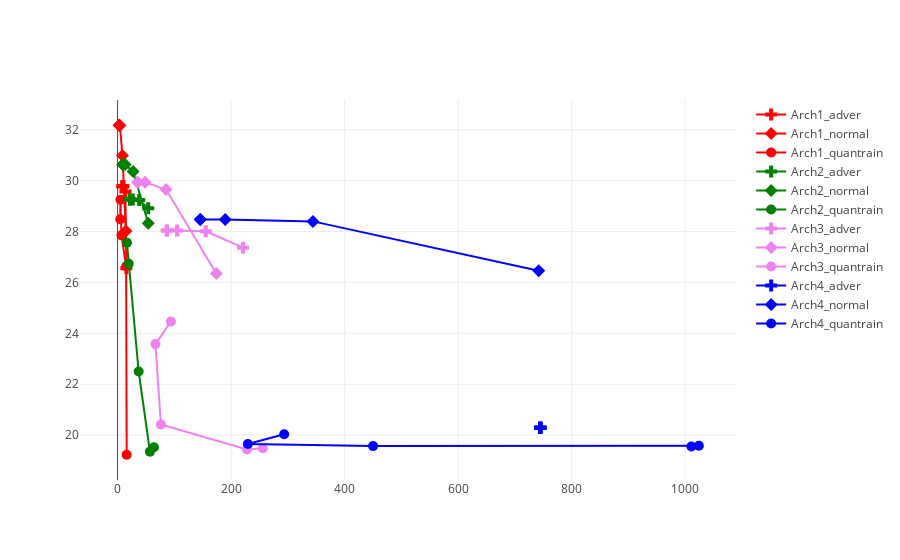

The notebook cell this image was saved under:
### Code cell
file_dict={}
var_dict={}

psnr,bpp=[],[]

trace1_main=[]
trace2_main=[]
trace3_main=[]


file_dict['Arch_1_1']=open('/home/rakshith/Desktop/CHAOSCT/adver/arch1_waac.json')
file_dict['Arch_1_2']=open('/home/rakshith/Desktop/CHAOSCT/normal/quaninf_arch1_waac.json')
file_dict['Arch_1_3']=open('/home/rakshith/Desktop/CHAOSCT/quantrain/quantrain_arch1_waac.json')
for count in range(1,4):

    
    with (file_dict['Arch_1_'+str(count)]) as json_file: 
        
        data = json.load(json_file)
        psnr,bpp=[],[]
        new_bpp=[]
#         mean_x,mean_y=[]

        for p in data:
            psnr.append(p['psnr'])
            bpp.append(p['bpp'])
            
        for row in bpp:

            row[:]=([16 / x for x in row])
            
            new_bpp.append(row[:])

        i=0
        mean_x,mean_y=[],[]
       
        while(i<len(psnr)):

            mean_y.append(statistics.mean(psnr[i]))
            mean_x.append(statistics.mean(new_bpp[i]))
            i=i+1
            
    trace1 = go.Scatter(
    x = mean_x,
    y = mean_y,
    marker={'symbol': 'cross', 'size': 10,'color':'red'},
    mode = 'lines+markers',
    name = 'Arch1_adver')
    
    trace2 = go.Scatter(
    x = mean_x,
    y = mean_y,
    marker={'symbol': 'diamond', 'size': 10,'color':'red'},
    mode = 'lines+markers',
    name = 'Arch1_normal')
 
    trace3 = go.Scatter(
    x = mean_x,
    y = mean_y,
    marker={'symbol': 'circle', 'size': 10,'color':'red'},
    mode = 'lines+markers',
    name = 'Arch1_quantrain')

    
    trace1_main.append(trace1)
    trace2_main.append(trace2)
    trace3_main.append(trace3)
    
file_dict['Arch_2_1']=open('/home/rakshith/Desktop/CHAOSCT/adver/arch2_waac.json')
file_dict['Arch_2_2']=open('/home/rakshith/Desktop/CHAOSCT/normal/quaninf_arch2_waac.json')
file_dict['Arch_2_3']=open('/home/rakshith/Desktop/CHAOSCT/quantrain/quantrain_arch2_waac.json')
for count in range(1,4):

    
    with (file_dict['Arch_2_'+str(count)]) as json_file: 
        
        data = json.load(json_file)
        psnr,bpp=[],[]
        new_bpp=[]
#         mean_x,mean_y=[]

        for p in data:
            psnr.append(p['psnr'])
            bpp.append(p['bpp'])
            
        for row in bpp:

            row[:]=([16 / x for x in row])
            
            new_bpp.append(row[:])

        i=0
        mean_x,mean_y=[],[]
       
        while(i<len(psnr)):
            mean_y.append(statistics.mean(psnr[i]))
            mean_x.append(statistics.mean(new_bpp[i]))
            i=i+1
            
    trace1 = go.Scatter(
    x = mean_x,
    y = mean_y,
    marker={'symbol': 'cross', 'size': 10,'color':'green'},
    mode = 'lines+markers',
    name = 'Arch2_adver'
  )
    
    trace2 = go.Scatter(
    x = mean_x,
    y = mean_y,
    marker={'symbol': 'diamond', 'size': 10,'color':'green'},
    mode = 'lines+markers',
    name = 'Arch2_normal'
  )
 
    trace3 = go.Scatter(
    x = mean_x,
    y = mean_y,
    marker={'symbol': 'circle', 'size': 10,'color':'green'},
    mode = 'lines+markers',
    name = 'Arch2_quantrain')

    
    trace1_main.append(trace1)
    trace2_main.append(trace2)
    trace3_main.append(trace3)

                  

file_dict['Arch_3_1']=open('/home/rakshith/Desktop/CHAOSCT/adver/arch3_waac.json')
file_dict['Arch_3_2']=open('/home/rakshith/Desktop/CHAOSCT/normal/quaninf_arch3_waac.json')
file_dict['Arch_3_3']=open('/home/rakshith/Desktop/CHAOSCT/quantrain/quantrain_arch3_waac.json')
for count in range(1,4):

    
    with (file_dict['Arch_3_'+str(count)]) as json_file: 
        
        data = json.load(json_file)
        psnr,bpp=[],[]
        new_bpp=[]
#         mean_x,mean_y=[]

        for p in data:
            psnr.append(p['psnr'])
            bpp.append(p['bpp'])
            
        for row in bpp:

            row[:]=([16 / x for x in row])
            
            new_bpp.append(row[:])

        i=0
        mean_x,mean_y=[],[]
       
        while(i<len(psnr)):
            mean_y.append(statistics.mean(psnr[i]))
            mean_x.append(statistics.mean(new_bpp[i]))
            i=i+1
            
    trace1 = go.Scatter(
    x = mean_x,
    y = mean_y,
    marker={'symbol': 'cross', 'size': 10,'color':'violet'},
    mode = 'lines+markers',
    name = 'Arch3_adver'
  )
    
    trace2 = go.Scatter(
    x = mean_x,
    y = mean_y,
    marker={'symbol': 'diamond', 'size': 10,'color':'violet'},
    mode = 'lines+markers',
    name = 'Arch3_normal'
  )
 
    trace3 = go.Scatter(
    x = mean_x,
    y = mean_y,
    marker={'symbol': 'circle', 'size': 10,'color':'violet'},
    mode = 'lines+markers',
    name = 'Arch3_quantrain')

    
    trace1_main.append(trace1)
    trace2_main.append(trace2)
    trace3_main.append(trace3)
    
file_dict['Arch_4_1']=open('/home/rakshith/Desktop/CHAOSCT/adver/arch4_waac.json')
file_dict['Arch_4_2']=open('/home/rakshith/Desktop/CHAOSCT/normal/quaninf_arch4_waac.json')
file_dict['Arch_4_3']=open('/home/rakshith/Desktop/CHAOSCT/quantrain/quantrain_arch4_waac.json')
for count in range(1,4):

    
    with (file_dict['Arch_4_'+str(count)]) as json_file: 
        
        data = json.load(json_file)
        psnr,bpp=[],[]
        new_bpp=[]
#         mean_x,mean_y=[]

        for p in data:
            psnr.append(p['psnr'])
            bpp.append(p['bpp'])
            
        for row in bpp:

            row[:]=([16 / x for x in row])
            
            new_bpp.append(row[:])

        i=0
        mean_x,mean_y=[],[]
       
        while(i<len(psnr)):
            mean_y.append(statistics.mean(psnr[i]))
            mean_x.append(statistics.mean(new_bpp[i]))
            i=i+1
            
    trace1 = go.Scatter(
    x = mean_x,
    y = mean_y,
    marker={'symbol': 'cross', 'size': 10,'color':'blue'},
    mode = 'lines+markers',
    name = 'Arch4_adver'
  )
    
    trace2 = go.Scatter(
    x = mean_x,
    y = mean_y,
    marker={'symbol': 'diamond', 'size': 10,'color':'blue'},
    mode = 'lines+markers',
    name = 'Arch4_normal'
  )
 
    trace3 = go.Scatter(
    x = mean_x,
    y = mean_y,
    marker={'symbol': 'circle', 'size': 10,'color':'blue'},
    mode = 'lines+markers',
    name = 'Arch4_quantrain')

    
    trace1_main.append(trace1)
    trace2_main.append(trace2)
    trace3_main.append(trace3)  
    
    
data=[trace1_main[0],trace2_main[1],trace3_main[2],trace1_main[3],trace2_main[4],trace3_main[5],trace1_main[6],trace2_main[7],trace3_main[8],trace1_main[9],trace2_main[10],trace3_main[11]]
layout = go.Layout(
    xaxis=dict(
        
        )
)
fig = dict(data=data,layout=layout)
plotly.offline.iplot(fig, filename='Mean_graph')
 
        



    



# pio.write_image(fig, 'images/fig1.png')

### Figure 1 — Plotly figure (JSON) as saved in the notebook; plotly's stock layout.template omitted (floating-point values rounded to 4 significant figures)
{"data": [{"marker": {"color": "red", "size": 10, "symbol": "cross"}, "mode": "lines+markers", "name": "Arch1_adver", "type": "scatter", "uid": "eb31008d-2809-4970-9f4e-92937d4f6f23", "x": [8.432, 8.432, 10.41, 13.78, 15.43], "y": [29.78, 29.78, 29.78, 29.57, 26.56]}, {"marker": {"color": "red", "size": 10, "symbol": "diamond"}, "mode": "lines+markers", "name": "Arch1_normal", "type": "scatter", "uid": "61605a78-a78e-45dd-b78c-50bb922218a1", "x": [2.749, 2.749, 4.061, 8.521, 14.66], "y": [32.18, 32.18, 32.17, 30.99, 28.02]}, {"marker": {"color": "red", "size": 10, "symbol": "circle"}, "mode": "lines+markers", "name": "Arch1_quantrain", "type": "scatter", "uid": "d910e442-5113-4d10-9534-b293588014a0", "x": [4.688, 4.913, 6.812, 15.06, 16], "y": [28.48, 29.25, 27.85, 26.63, 19.23]}, {"marker": {"color": "green", "size": 10, "symbol": "cross"}, "mode": "lines+markers", "name": "Arch2_adver", "type": "scatter", "uid": "ea14c1da-7243-480e-8dd8-c8eaf5dff3df", "x": [21.86, 21.86, 26.81, 38.13, 53.94], "y": [29.26, 29.26, 29.26, 29.24, 28.92]}, {"marker": {"color": "green", "size": 10, "symbol": "diamond"}, "mode": "lines+markers", "name": "Arch2_normal", "type": "scatter", "uid": "0ed6e060-a7c9-4aaf-a09d-8d0fdb3cfc4f", "x": [9.116, 9.116, 13.33, 27.23, 54.02], "y": [30.63, 30.63, 30.63, 30.36, 28.32]}, {"marker": {"color": "green", "size": 10, "symbol": "circle"}, "mode": "lines+markers", "name": "Arch2_quantrain", "type": "scatter", "uid": "65384fa7-abe8-4a1d-ab02-7564c41c5296", "x": [19.64, 16.53, 37.12, 56.95, 64], "y": [26.74, 27.56, 22.5, 19.35, 19.53]}, {"marker": {"color": "violet", "size": 10, "symbol": "cross"}, "mode": "lines+markers", "name": "Arch3_adver", "type": "scatter", "uid": "8a26dc1c-154e-4c31-8220-f485856482da", "x": [86.72, 86.72, 105.0, 155.4, 221.1], "y": [28.04, 28.04, 28.04, 28.01, 27.37]}, {"marker": {"color": "violet", "size": 10, "symbol": "diamond"}, "mode": "lines+markers", "name": "Arch3_normal", "type": "scatter", "uid": "683a829d-2ccb-4d7c-a007-3da91a60af20", "x": [35.24, 35.24, 48.4, 85.41, 174.0], "y": [29.94, 29.94, 29.94, 29.65, 26.35]}, {"marker": {"color": "violet", "size": 10, "symbol": "circle"}, "mode": "lines+markers", "name": "Arch3_quantrain", "type": "scatter", "uid": "a99e15b8-7087-43ae-a4ea-8cd143c3ec5b", "x": [93.95, 66.65, 76.37, 228.0, 256], "y": [24.47, 23.58, 20.42, 19.44, 19.49]}, {"marker": {"color": "blue", "size": 10, "symbol": "cross"}, "mode": "lines+markers", "name": "Arch4_adver", "type": "scatter", "uid": "e59149a0-d756-4f34-91a8-3b3863fabeaf", "x": [744.7, 744.7, 744.7, 744.7, 744.7], "y": [20.29, 20.29, 20.29, 20.29, 20.29]}, {"marker": {"color": "blue", "size": 10, "symbol": "diamond"}, "mode": "lines+markers", "name": "Arch4_normal", "type": "scatter", "uid": "3e394b19-b723-434d-be48-431552cdbaf1", "x": [145.6, 145.6, 189.6, 344.2, 741.8], "y": [28.47, 28.47, 28.47, 28.4, 26.46]}, {"marker": {"color": "blue", "size": 10, "symbol": "circle"}, "mode": "lines+markers", "name": "Arch4_quantrain", "type": "scatter", "uid": "a7012598-373f-4409-a8f1-074d6bf3db9d", "x": [293.5, 229.5, 450.0, 1011.0, 1024], "y": [20.04, 19.65, 19.57, 19.55, 19.58]}], "layout": {}}
